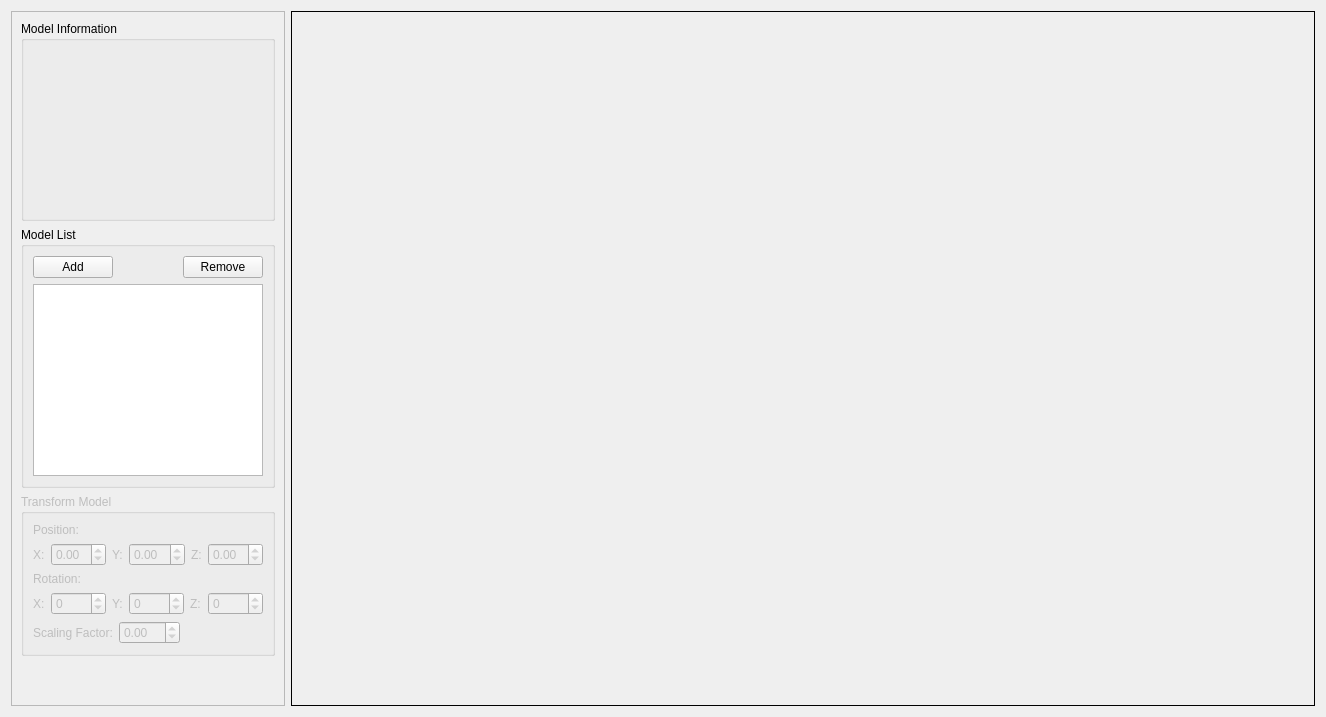
  <widget class="QWidget" name="centralwidget">
   <layout class="QHBoxLayout" name="horizontalLayout">
    <item>
     <widget class="QFrame" name="frame">
      <property name="frameShape">
       <enum>QFrame::StyledPanel</enum>
      </property>
      <property name="frameShadow">
       <enum>QFrame::Raised</enum>
      </property>
      <layout class="QVBoxLayout" name="verticalLayout_2">
       <item>
        <layout class="QVBoxLayout" name="verticalLayout">
         <item>
          <widget class="QGroupBox" name="groupBox">
           <property name="minimumSize">
            <size>
             <width>0</width>
             <height>200</height>
            </size>
           </property>
           <property name="maximumSize">
            <size>
             <width>254</width>
             <height>16777215</height>
            </size>
           </property>
           <property name="title">
            <string>Model Information</string>
           </property>
          </widget>
         </item>
         <item>
          <widget class="QGroupBox" name="groupBox_2">
           <property name="minimumSize">
            <size>
             <width>0</width>
             <height>100</height>
            </size>
           </property>
           <property name="maximumSize">
            <size>
             <width>254</width>
             <height>16777215</height>
            </size>
           </property>
           <property name="title">
            <string>Model List</string>
           </property>
           <layout class="QHBoxLayout" name="horizontalLayout_7">
            <item>
             <layout class="QVBoxLayout" name="verticalLayout_4">
              <item>
               <layout class="QHBoxLayout" name="horizontalLayout_6">
                <item>
                 <widget class="QPushButton" name="addModel">
                  <property name="text">
                   <string>Add</string>
                  </property>
                 </widget>
                </item>
                <item>
                 <spacer name="horizontalSpacer">
                  <property name="orientation">
                   <enum>Qt::Horizontal</enum>
                  </property>
                  <property name="sizeHint" stdset="0">
                   <size>
                    <width>40</width>
                    <height>20</height>
                   </size>
                  </property>
                 </spacer>
                </item>
                <item>
                 <widget class="QPushButton" name="removeModel">
                  <property name="text">
                   <string>Remove</string>
                  </property>
                 </widget>
                </item>
               </layout>
              </item>
              <item>
               <widget class="QListWidget" name="modelList">
                <property name="frameShadow">
                 <enum>QFrame::Plain</enum>
                </property>
                <property name="alternatingRowColors">
                 <bool>false</bool>
                </property>
                <property name="spacing">
                 <number>1</number>
                </property>
                <property name="modelColumn">
                 <number>0</number>
                </property>
               </widget>
              </item>
             </layout>
            </item>
           </layout>
          </widget>
         </item>
         <item>
          <widget class="QGroupBox" name="Transform_groupbox">
           <property name="enabled">
            <bool>false</bool>
           </property>
           <property name="maximumSize">
            <size>
             <width>254</width>
             <height>16777215</height>
            </size>
           </property>
           <property name="title">
            <string>Transform Model</string>
           </property>
           <layout class="QHBoxLayout" name="horizontalLayout_5">
            <item>
             <layout class="QVBoxLayout" name="verticalLayout_3">
              <item>
               <widget class="QLabel" name="label_12">
                <property name="text">
                 <string>Position:</string>
                </property>
               </widget>
              </item>
              <item>
               <layout class="QHBoxLayout" name="horizontalLayout_4">
                <item>
                 <widget class="QLabel" name="label_9">
                  <property name="text">
                   <string>X:</string>
                  </property>
                 </widget>
                </item>
                <item>
                 <widget class="QDoubleSpinBox" name="positionX">
                  <property name="minimumSize">
                   <size>
                    <width>55</width>
                    <height>0</height>
                   </size>
                  </property>
                  <property name="minimum">
                   <double>-99.989999999999995</double>
                  </property>
                 </widget>
                </item>
                <item>
                 <widget class="QLabel" name="label_10">
                  <property name="text">
                   <string>Y:</string>
                  </property>
                 </widget>
                </item>
                <item>
                 <widget class="QDoubleSpinBox" name="positionY">
                  <property name="minimumSize">
                   <size>
                    <width>55</width>
                    <height>0</height>
                   </size>
                  </property>
                  <property name="minimum">
                   <double>-99.989999999999995</double>
                  </property>
                 </widget>
                </item>
                <item>
                 <widget class="QLabel" name="label_11">
                  <property name="text">
                   <string>Z:</string>
                  </property>
                 </widget>
                </item>
                <item>
                 <widget class="QDoubleSpinBox" name="positionZ">
                  <property name="minimumSize">
                   <size>
                    <width>55</width>
                    <height>0</height>
                   </size>
                  </property>
                  <property name="minimum">
                   <double>-99.989999999999995</double>
                  </property>
                 </widget>
                </item>
               </layout>
              </item>
              <item>
               <widget class="QLabel" name="label_4">
                <property name="text">
                 <string>Rotation:</string>
                </property>
               </widget>
              </item>
              <item>
               <layout class="QHBoxLayout" name="horizontalLayout_2">
                <item>
                 <widget class="QLabel" name="label">
                  <property name="text">
                   <string>X:</string>
                  </property>
                 </widget>
                </item>
                <item>
                 <widget class="QDoubleSpinBox" name="rotationX">
                  <property name="minimumSize">
                   <size>
                    <width>55</width>
                    <height>0</height>
                   </size>
                  </property>
                  <property name="decimals">
                   <number>0</number>
                  </property>
                  <property name="minimum">
                   <double>-360.000000000000000</double>
                  </property>
                  <property name="maximum">
                   <double>360.000000000000000</double>
                  </property>
                 </widget>
                </item>
                <item>
                 <widget class="QLabel" name="label_2">
                  <property name="text">
                   <string>Y:</string>
                  </property>
                 </widget>
                </item>
                <item>
                 <widget class="QDoubleSpinBox" name="rotationY">
                  <property name="minimumSize">
                   <size>
                    <width>55</width>
                    <height>0</height>
                   </size>
                  </property>
                  <property name="decimals">
                   <number>0</number>
                  </property>
                  <property name="minimum">
                   <double>-360.000000000000000</double>
                  </property>
                  <property name="maximum">
                   <double>360.000000000000000</double>
                  </property>
                 </widget>
                </item>
                <item>
                 <widget class="QLabel" name="label_3">
                  <property name="text">
                   <string>Z:</string>
                  </property>
                 </widget>
                </item>
                <item>
                 <widget class="QDoubleSpinBox" name="rotationZ">
                  <property name="minimumSize">
                   <size>
                    <width>55</width>
                    <height>0</height>
                   </size>
                  </property>
                  <property name="decimals">
                   <number>0</number>
                  </property>
                  <property name="minimum">
                   <double>-360.000000000000000</double>
                  </property>
                  <property name="maximum">
                   <double>360.000000000000000</double>
                  </property>
                 </widget>
                </item>
               </layout>
              </item>
              <item>
               <layout class="QHBoxLayout" name="horizontalLayout_3">
                <item>
                 <widget class="QLabel" name="label_8">
                  <property name="text">
                   <string>Scaling Factor:</string>
                  </property>
                 </widget>
                </item>
                <item>
                 <widget class="QDoubleSpinBox" name="scale">
                  <property name="minimumSize">
                   <size>
                    <width>55</width>
                    <height>0</height>
                   </size>
                  </property>
                  <property name="minimum">
                   <double>-99.989999999999995</double>
                  </property>
                 </widget>
                </item>
                <item>
                 <spacer name="horizontalSpacer_2">
                  <property name="orientation">
                   <enum>Qt::Horizontal</enum>
                  </property>
                  <property name="sizeHint" stdset="0">
                   <size>
                    <width>40</width>
                    <height>20</height>
                   </size>
                  </property>
                 </spacer>
                </item>
               </layout>
              </item>
             </layout>
            </item>
           </layout>
          </widget>
         </item>
        </layout>
       </item>
       <item>
        <spacer name="verticalSpacer">
         <property name="orientation">
          <enum>Qt::Vertical</enum>
         </property>
         <property name="sizeHint" stdset="0">
          <size>
           <width>20</width>
           <height>40</height>
          </size>
         </property>
        </spacer>
       </item>
      </layout>
     </widget>
    </item>
    <item>
     <widget class="QFrame" name="ModelFrame">
      <property name="sizePolicy">
       <sizepolicy hsizetype="MinimumExpanding" vsizetype="MinimumExpanding">
        <horstretch>0</horstretch>
        <verstretch>0</verstretch>
       </sizepolicy>
      </property>
      <property name="minimumSize">
       <size>
        <width>1024</width>
        <height>0</height>
       </size>
      </property>
      <property name="frameShape">
       <enum>QFrame::Box</enum>
      </property>
      <property name="frameShadow">
       <enum>QFrame::Plain</enum>
      </property>
      <property name="lineWidth">
       <number>1</number>
      </property>
     </widget>
    </item>
   </layout>
  </widget>
